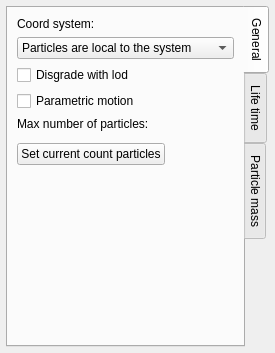
<?xml version="1.0" encoding="UTF-8"?>
<ui version="4.0">
 <class>CLocatedPage</class>
 <widget class="QWidget" name="CLocatedPage">
  <property name="geometry">
   <rect>
    <x>0</x>
    <y>0</y>
    <width>259</width>
    <height>353</height>
   </rect>
  </property>
  <property name="windowTitle">
   <string>Form</string>
  </property>
  <layout class="QGridLayout" name="gridLayout">
   <property name="margin">
    <number>6</number>
   </property>
   <item row="0" column="0">
    <widget class="QTabWidget" name="tabWidget">
     <property name="tabPosition">
      <enum>QTabWidget::East</enum>
     </property>
     <property name="currentIndex">
      <number>0</number>
     </property>
     <widget class="QWidget" name="tabWidgetPage1">
      <attribute name="title">
       <string>General</string>
      </attribute>
      <layout class="QGridLayout" name="gridLayout_2">
       <item row="0" column="0">
        <widget class="QLabel" name="label_2">
         <property name="text">
          <string>Coord system:</string>
         </property>
        </widget>
       </item>
       <item row="1" column="0" colspan="3">
        <widget class="QComboBox" name="coordSystemComboBox">
         <item>
          <property name="text">
           <string>Particles are local to the system</string>
          </property>
         </item>
         <item>
          <property name="text">
           <string>Particles are in world</string>
          </property>
         </item>
         <item>
          <property name="text">
           <string>User</string>
          </property>
         </item>
        </widget>
       </item>
       <item row="2" column="0" colspan="2">
        <widget class="QCheckBox" name="disgradeWithLODCheckBox">
         <property name="text">
          <string>Disgrade with lod</string>
         </property>
        </widget>
       </item>
       <item row="3" column="0" colspan="2">
        <widget class="QCheckBox" name="parametricMotionCheckBox">
         <property name="text">
          <string>Parametric motion</string>
         </property>
        </widget>
       </item>
       <item row="4" column="0" colspan="2">
        <widget class="QLabel" name="label">
         <property name="text">
          <string>Max number of particles:</string>
         </property>
        </widget>
       </item>
       <item row="5" column="0" colspan="3">
        <widget class="NLQT::CEditRangeUIntWidget" name="maxNumParticleWidget" native="true">
         <property name="sizePolicy">
          <sizepolicy hsizetype="Expanding" vsizetype="Preferred">
           <horstretch>0</horstretch>
           <verstretch>0</verstretch>
          </sizepolicy>
         </property>
        </widget>
       </item>
       <item row="6" column="0" colspan="2">
        <widget class="QPushButton" name="setCurrentCountPushButton">
         <property name="sizePolicy">
          <sizepolicy hsizetype="Preferred" vsizetype="Preferred">
           <horstretch>0</horstretch>
           <verstretch>0</verstretch>
          </sizepolicy>
         </property>
         <property name="maximumSize">
          <size>
           <width>16777215</width>
           <height>16777215</height>
          </size>
         </property>
         <property name="text">
          <string>Set current count particles</string>
         </property>
        </widget>
       </item>
       <item row="6" column="2">
        <spacer name="horizontalSpacer_20">
         <property name="orientation">
          <enum>Qt::Horizontal</enum>
         </property>
         <property name="sizeType">
          <enum>QSizePolicy::Preferred</enum>
         </property>
         <property name="sizeHint" stdset="0">
          <size>
           <width>61</width>
           <height>20</height>
          </size>
         </property>
        </spacer>
       </item>
       <item row="7" column="1">
        <spacer name="verticalSpacer_10">
         <property name="orientation">
          <enum>Qt::Vertical</enum>
         </property>
         <property name="sizeHint" stdset="0">
          <size>
           <width>20</width>
           <height>224</height>
          </size>
         </property>
        </spacer>
       </item>
      </layout>
     </widget>
     <widget class="QWidget" name="tabWidgetPage2">
      <attribute name="title">
       <string>Life time</string>
      </attribute>
      <layout class="QGridLayout" name="gridLayout_4">
       <item row="0" column="0">
        <widget class="QCheckBox" name="limitedLifeTimeCheckBox">
         <property name="text">
          <string>Limited life time</string>
         </property>
        </widget>
       </item>
       <item row="1" column="0">
        <widget class="QGroupBox" name="groupBox">
         <property name="title">
          <string/>
         </property>
         <layout class="QGridLayout" name="gridLayout_3">
          <property name="spacing">
           <number>5</number>
          </property>
          <item row="0" column="0">
           <widget class="QCheckBox" name="trigerOnDeathCheckBox">
            <property name="text">
             <string>Triger on death</string>
            </property>
           </widget>
          </item>
          <item row="0" column="1">
           <widget class="QPushButton" name="editPushButton">
            <property name="text">
             <string>Edit</string>
            </property>
           </widget>
          </item>
         </layout>
        </widget>
       </item>
       <item row="3" column="0">
        <spacer name="verticalSpacer_2">
         <property name="orientation">
          <enum>Qt::Vertical</enum>
         </property>
         <property name="sizeHint" stdset="0">
          <size>
           <width>20</width>
           <height>251</height>
          </size>
         </property>
        </spacer>
       </item>
       <item row="2" column="0">
        <widget class="NLQT::CAttribFloatWidget" name="lifeWidget"/>
       </item>
      </layout>
     </widget>
     <widget class="QWidget" name="tabWidgetPage3">
      <attribute name="title">
       <string>Particle mass</string>
      </attribute>
      <layout class="QGridLayout" name="gridLayout_5">
       <item row="1" column="0">
        <spacer name="verticalSpacer_3">
         <property name="orientation">
          <enum>Qt::Vertical</enum>
         </property>
         <property name="sizeHint" stdset="0">
          <size>
           <width>20</width>
           <height>274</height>
          </size>
         </property>
        </spacer>
       </item>
       <item row="0" column="0">
        <widget class="NLQT::CAttribFloatWidget" name="massWidget"/>
       </item>
      </layout>
     </widget>
    </widget>
   </item>
  </layout>
 </widget>
 <customwidgets>
  <customwidget>
   <class>NLQT::CEditRangeUIntWidget</class>
   <extends>QWidget</extends>
   <header>edit_range_widget.h</header>
   <container>1</container>
  </customwidget>
  <customwidget>
   <class>NLQT::CAttribFloatWidget</class>
   <extends>QGroupBox</extends>
   <header>attrib_widget.h</header>
   <container>1</container>
  </customwidget>
 </customwidgets>
 <resources/>
 <connections/>
</ui>
